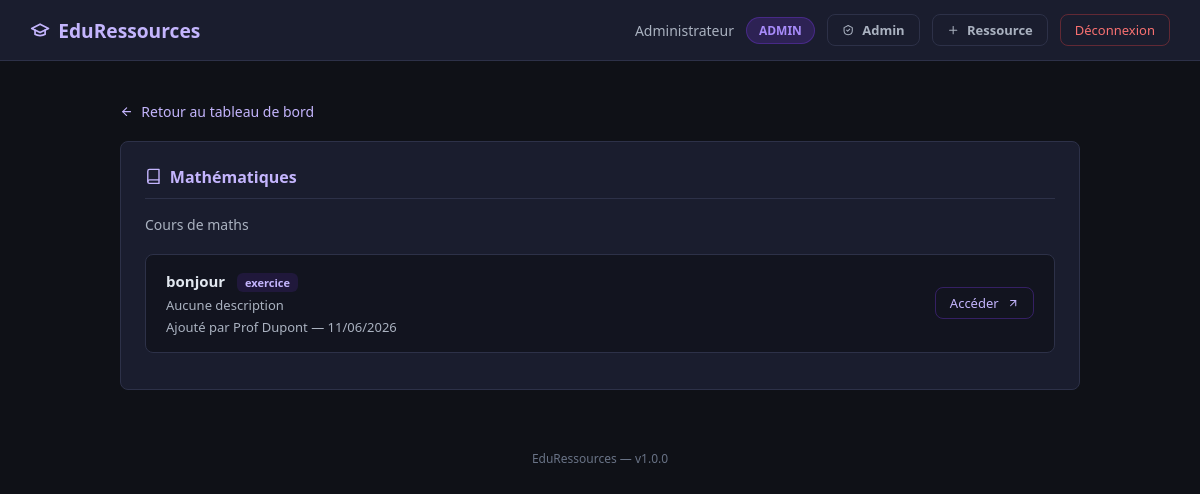
The app's page /ressources/1 (signed in) with its own data.
### app.py (models this page shows)
class User(UserMixin, db.Model):
    id = db.Column(db.Integer, primary_key=True)
    nom = db.Column(db.String(100), nullable=False)
    email = db.Column(db.String(150), unique=True, nullable=False)
    password = db.Column(db.String(200), nullable=False)
    role = db.Column(db.String(20), nullable=False, default='etudiant')
    date_creation = db.Column(db.DateTime, default=datetime.utcnow)

class Matiere(db.Model):
    id = db.Column(db.Integer, primary_key=True)
    nom = db.Column(db.String(100), nullable=False)
    description = db.Column(db.String(200))
    ressources = db.relationship('Ressource', backref='matiere', lazy=True)

class Ressource(db.Model):
    id = db.Column(db.Integer, primary_key=True)
    titre = db.Column(db.String(150), nullable=False)
    description = db.Column(db.String(300))
    lien = db.Column(db.String(300))
    type_ressource = db.Column(db.String(50))
    date_ajout = db.Column(db.DateTime, default=datetime.utcnow)
    matiere_id = db.Column(db.Integer, db.ForeignKey('matiere.id'), nullable=False)
    auteur_id = db.Column(db.Integer, db.ForeignKey('user.id'), nullable=False)
    auteur = db.relationship('User', backref='ressources')

### app.py (the view)
@app.route('/ressources/<int:matiere_id>')
@login_required
def ressources(matiere_id):
    matiere = Matiere.query.get_or_404(matiere_id)
    ressources = Ressource.query.filter_by(matiere_id=matiere_id).all()
    return render_template('ressources.html',
        matiere=matiere,
        ressources=ressources,
        version=APP_VERSION
    )

### app.py (called while the page is built)
@login_manager.user_loader
def load_user(user_id):
    return User.query.get(int(user_id))

### templates/ressources.html (shortened to what this page needs)
{% extends 'base.html' %}
{% block content %}
<div class="section-page">
    <a href="{{ url_for('dashboard') }}" class="back-link">
        <svg class="icon icon-sm" viewBox="0 0 24 24" aria-hidden="true">
            <path d="M19 12H5"></path>
            <path d="m12 19-7-7 7-7"></path>
        </svg>
        Retour au tableau de bord
    </a>
    <div class="card">
        <div class="card-title">
            <svg class="icon" viewBox="0 0 24 24" aria-hidden="true">
                <path d="M4 19.5A2.5 2.5 0 0 1 6.5 17H20"></path>
                <path d="M4 4.5A2.5 2.5 0 0 1 6.5 2H20v20H6.5A2.5 2.5 0 0 1 4 19.5v-15Z"></path>
            </svg>
            {{ matiere.nom }}
        </div>
        <p class="section-description">
            {{ matiere.description or 'Aucune description' }}
        </p>
        {% if ressources %}
            {% for r in ressources %}
            <div class="ressource-item">
                <div class="ressource-info">
                    <h4>
                        {{ r.titre }}
                        <span class="type-badge">{{ r.type_ressource or 'document' }}</span>
                    </h4>
                    <p>{{ r.description or 'Aucune description' }}</p>
                    <p class="meta-text">
                        Ajouté par {{ r.auteur.nom }} — {{ r.date_ajout.strftime('%d/%m/%Y') }}
                    </p>
                </div>
                {% if r.lien %}
                <a href="{{ r.lien }}" target="_blank" rel="noopener noreferrer" class="ressource-link">
                    Accéder
                    <svg class="icon icon-sm" viewBox="0 0 24 24" aria-hidden="true">
                        <path d="M7 17 17 7"></path>
                        <path d="M7 7h10v10"></path>
                    </svg>
                </a>
                {% endif %}
            </div>
            {% endfor %}
        {% endif %}
    </div>
</div>
{% endblock %}

### templates/base.html (shortened to what this page needs)
<!DOCTYPE html>
<html lang="fr">
<head>
    <link rel="stylesheet" href="{{ url_for('static', filename='style.css') }}">
</head>
<body>
{% if current_user.is_authenticated %}
<nav class="navbar">
    <a href="{{ url_for('dashboard') }}" class="navbar-brand">
        <svg class="icon" viewBox="0 0 24 24" aria-hidden="true">
            <path d="M22 10 12 5 2 10l10 5 10-5Z"></path>
            <path d="M6 12v5c3 2 9 2 12 0v-5"></path>
        </svg>
        EduRessources
    </a>
    <div class="navbar-info">
        <span class="navbar-user">{{ current_user.nom }}</span>
        <span class="badge-role role-{{ current_user.role }}">{{ current_user.role }}</span>
        {% if current_user.role == 'admin' %}
        <a href="{{ url_for('admin') }}" class="btn-secondary btn btn-small">
            <svg class="icon icon-sm" viewBox="0 0 24 24" aria-hidden="true">
                <path d="M12 3 4 7v6c0 5 3.4 7.4 8 8 4.6-.6 8-3 8-8V7l-8-4Z"></path>
                <path d="M9 12l2 2 4-4"></path>
            </svg>
            Admin
        </a>
        {% endif %}
        {% if current_user.role in ['prof', 'admin'] %}
        <a href="{{ url_for('ajouter_ressource') }}" class="btn-secondary btn btn-small">
            <svg class="icon icon-sm" viewBox="0 0 24 24" aria-hidden="true">
                <path d="M12 5v14"></path>
                <path d="M5 12h14"></path>
            </svg>
            Ressource
        </a>
        {% endif %}
        <a href="{{ url_for('logout') }}" class="btn-logout">Déconnexion</a>
    </div>
</nav>
{% endif %}
<div class="container">
    {% block content %}{% endblock %}
</div>
<div class="footer">EduRessources — v{{ version if version is defined else '1.0.0' }}</div>
</body>
</html>

### static/style.css (style rules this page uses)
:root { --bg: #0f1117; --surface: #1a1d2e; --surface-raised: #202438; --surface-subtle: #12141f; --border: #2d3148; --text: #e2e8f0; --text-muted: #aab2c0; --text-soft: #8b95a7; --primary: #8b5cf6; --primary-strong: #7c3aed; --primary-soft: #7c3aed22; --success: #34d399; --danger: #f87171; --focus: #fbbf24; }
* { margin: 0; padding: 0; box-sizing: border-box; }
body { font-family: 'Segoe UI', sans-serif; background: var(--bg); color: var(--text); min-height: 100vh; }
.icon { width: 1.05em; height: 1.05em; flex: 0 0 auto; stroke: currentColor; stroke-width: 2; stroke-linecap: round; stroke-linejoin: round; fill: none; }
.icon-sm { width: 0.95em; height: 0.95em; }
.section-page { margin-top: 30px; }
.section-description { font-size: 14px; color: var(--text-muted); margin-bottom: 20px; }
.meta-text { margin-top: 4px; font-size: 12px; color: var(--text-soft); }
.navbar { background: var(--surface); padding: 14px 30px; display: flex; justify-content: space-between; align-items: center; gap: 16px; border-bottom: 1px solid var(--border); position: sticky; top: 0; z-index: 100; }
.navbar-brand { font-size: 1.2rem; font-weight: 700; color: #c4b5fd; text-decoration: none; display: inline-flex; align-items: center; gap: 8px; white-space: nowrap; }
.navbar-info { display: flex; align-items: center; justify-content: flex-end; gap: 12px; flex-wrap: wrap; }
.navbar-user { font-size: 14px; color: var(--text-muted); }
.badge-role { padding: 4px 12px; border-radius: 20px; font-size: 12px; font-weight: 600; text-transform: uppercase; }
.role-admin { background: #7c3aed33; color: #a78bfa; border: 1px solid #7c3aed55; }
.btn-logout { background: transparent; border: 1px solid #ef444455; color: var(--danger); padding: 6px 14px; border-radius: 8px; cursor: pointer; font-size: 13px; text-decoration: none; transition: all 0.2s; }
.container { max-width: 1000px; margin: 40px auto; padding: 0 20px; }
.card { background: var(--surface); border: 1px solid var(--border); border-radius: 8px; padding: 24px; margin-bottom: 20px; }
.card-title { font-size: 1rem; font-weight: 600; color: #c4b5fd; margin-bottom: 16px; padding-bottom: 10px; border-bottom: 1px solid var(--border); display: flex; align-items: center; gap: 8px; }
.ressource-item { background: var(--surface-subtle); border: 1px solid var(--border); border-radius: 8px; padding: 16px 20px; margin-bottom: 12px; display: flex; justify-content: space-between; align-items: center; gap: 16px; }
.ressource-info h4 { font-size: 15px; color: var(--text); margin-bottom: 4px; }
.ressource-info p { font-size: 13px; color: var(--text-muted); }
.ressource-link { color: #c4b5fd; text-decoration: none; font-size: 13px; border: 1px solid #7c3aed55; padding: 6px 14px; border-radius: 8px; transition: all 0.2s; white-space: nowrap; display: inline-flex; align-items: center; gap: 8px; }
.type-badge { display: inline-block; padding: 2px 8px; border-radius: 6px; font-size: 11px; background: #7c3aed22; color: #c4b5fd; margin-left: 8px; }
.btn { padding: 10px 24px; border-radius: 8px; font-size: 14px; font-weight: 600; cursor: pointer; border: none; transition: all 0.2s; text-decoration: none; display: inline-flex; align-items: center; justify-content: center; gap: 8px; }
.btn-small { padding: 6px 14px; font-size: 13px; }
.btn-secondary { background: transparent; border: 1px solid var(--border); color: var(--text-muted); }
.back-link { display: inline-flex; align-items: center; gap: 8px; color: #c4b5fd; text-decoration: none; font-size: 14px; margin-bottom: 20px; }
.footer { text-align: center; padding: 20px; color: #697386; font-size: 12px; margin-top: 40px; }

### records on screen
User: nom "Administrateur", role "ADMIN"
Matiere: nom "Mathématiques", description "Cours de maths"
Ressource: titre "bonjour", type_ressource "exercice", description "Aucune description", auteur.nom "Prof Dupont", date_ajout "11/06/2026"

### other values on screen
{{ version if version is defined else '1.0.0' }} "1.0.0"
